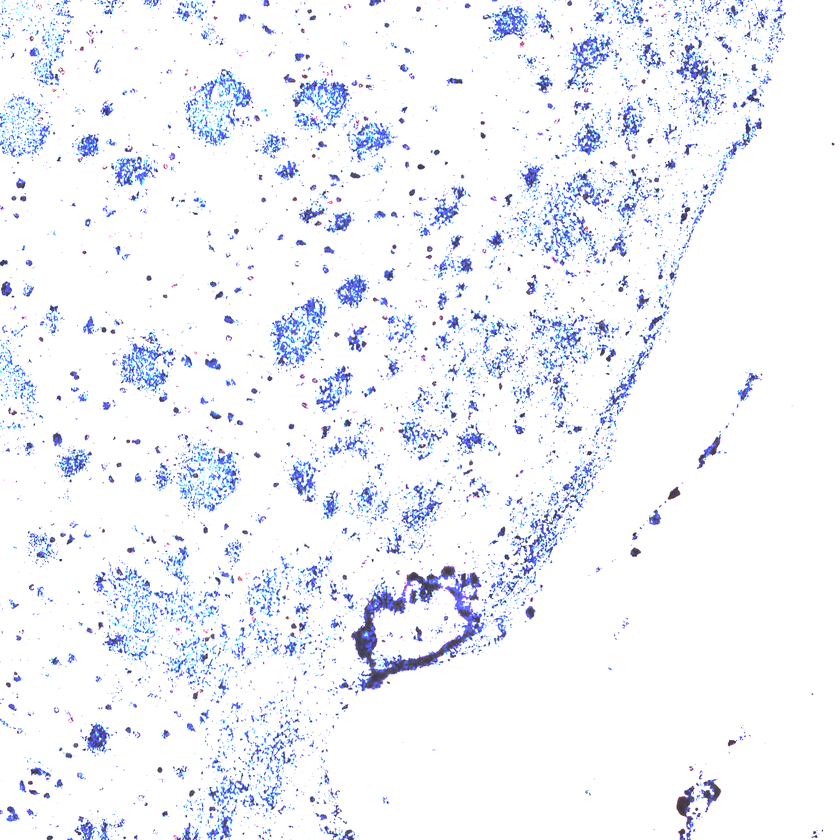
#> input picture neuron_seg/pipeline/threshold_morphology_120.png, 840 x 840 px, shrunk from 1536 x 1536 before the run
$ python morphology.py
#> lines starting #> are read from the running program, lines starting #| are printed output that depends on the picture
import cv2
from PIL import Image
import numpy as np
from matplotlib import pyplot as plt

# Apply erosion and dilation of images on binary image

#img = np.array(Image.open("../image/unpreprocessing_pipline/NA4009-02_AB_10_10_14.jpg"),dtype=np.uint8)
img2 = np.array(Image.open("threshold_morphology_120.png"),dtype=np.uint8)
#> img2 is the input picture: shape (840, 840, 3); mean R, G, B 240.2, 242.5, 251

# generate thresholded image for score below 160

#ret, thresh = cv2.threshold(img, 160, 255, cv2.THRESH_BINARY_INV)

# arbitrarily design kernel size
# patch = cv2.imread('../image/preprocessing_pipeline/Neuron_patch.png')
# kernel = np.ones((patch.shape[0], patch.shape[1]), np.uint8)
kernel = np.ones((3,3),np.uint8)

# erosion and diation operation demo
# original image applied to dilation and erosion
img_dilation = cv2.dilate(img2, kernel, iterations=1)
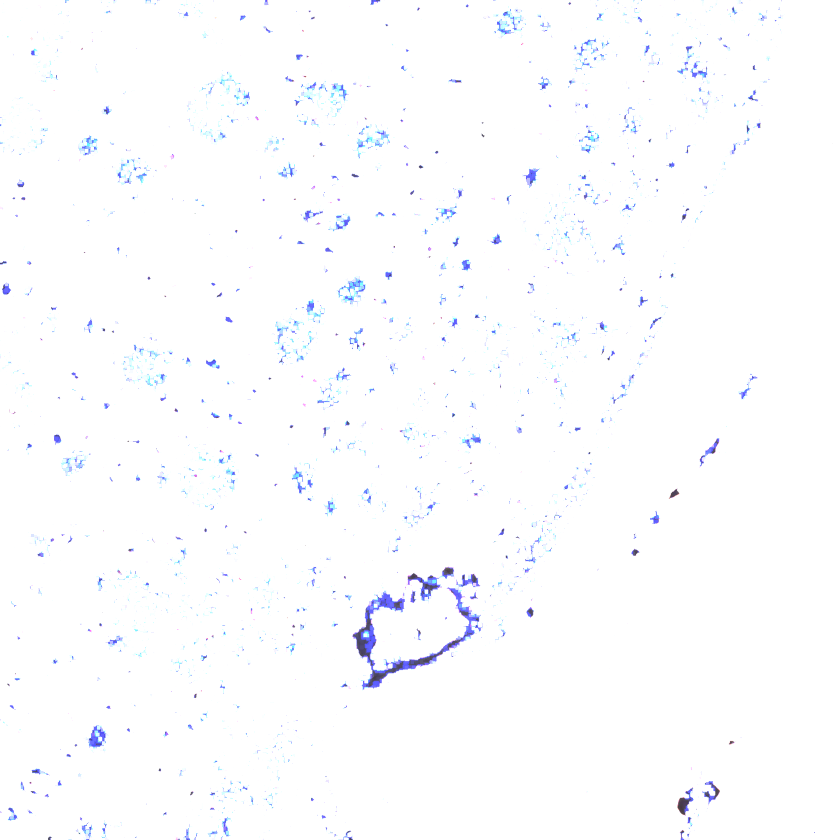
#> img_dilation: shape (840, 840, 3); mean R, G, B 252.2, 252.9, 254.6
# img_erosion = cv2.erode(img_dilation, kernel, iterations=1)

# thresholded image applied to dilation and erosion
# img2_dilation = cv2.dilate(img2, kernel, iterations=1)
img2_erosion = cv2.erode(img2, kernel, iterations=1)
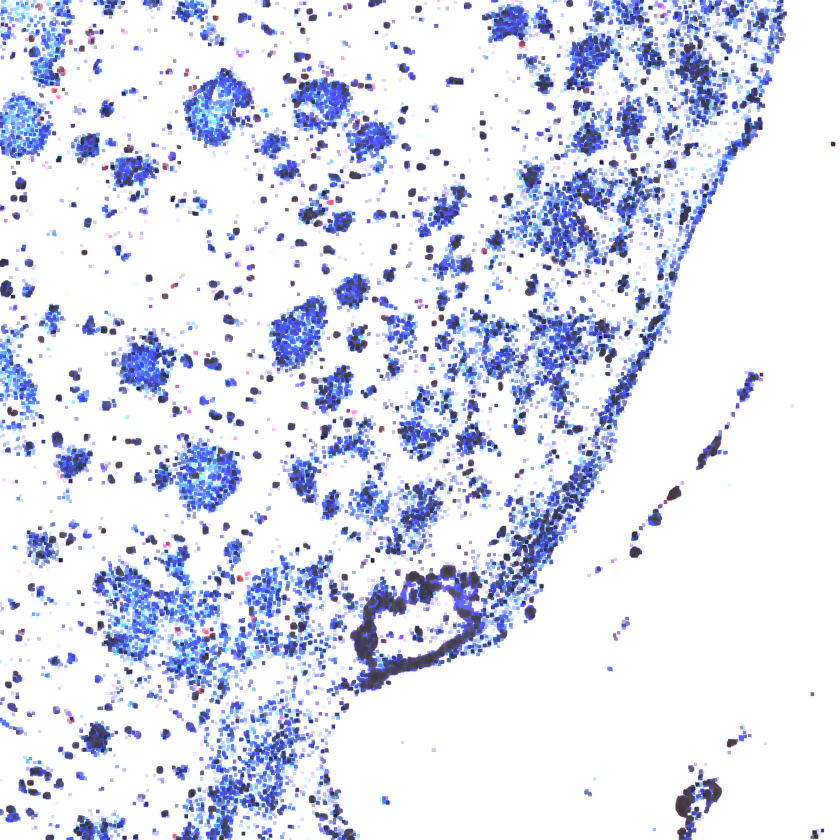
#> img2_erosion: shape (840, 840, 3); mean R, G, B 219.8, 223.4, 241.8

# thresholded binary image applied to dilation and erosion
img3_dilation = cv2.dilate(img2, kernel, iterations=1)
img3_erosion = cv2.erode(img3_dilation, kernel, iterations=2)
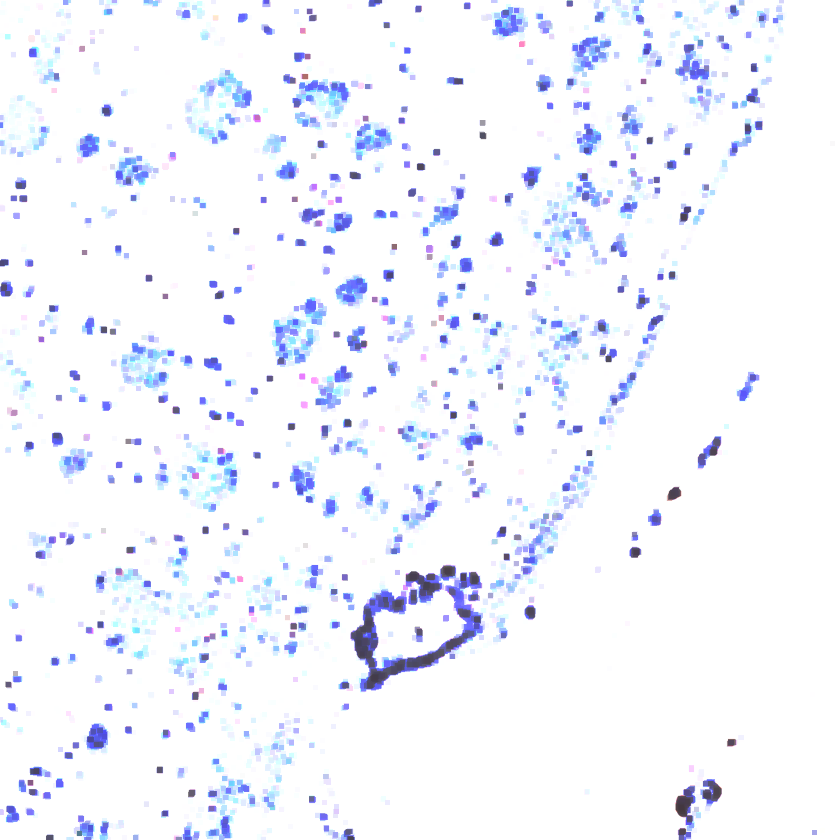
#> img3_erosion: shape (840, 840, 3); mean R, G, B 243, 245.2, 252.7

images = [img2, img_dilation, img2, img2_erosion, img2, img3_erosion]
titles = ['original image', "dilation", "original image", "erosion", "original image", "dilation+erosion"]

cv2.imwrite("dilation_erosion2.png", img3_erosion)

for i in range(6):
    plt.subplot(3,2,i+1),plt.imshow(images[i])
    plt.title(titles[i])
    plt.xticks([]),plt.yticks([])

plt.show()
